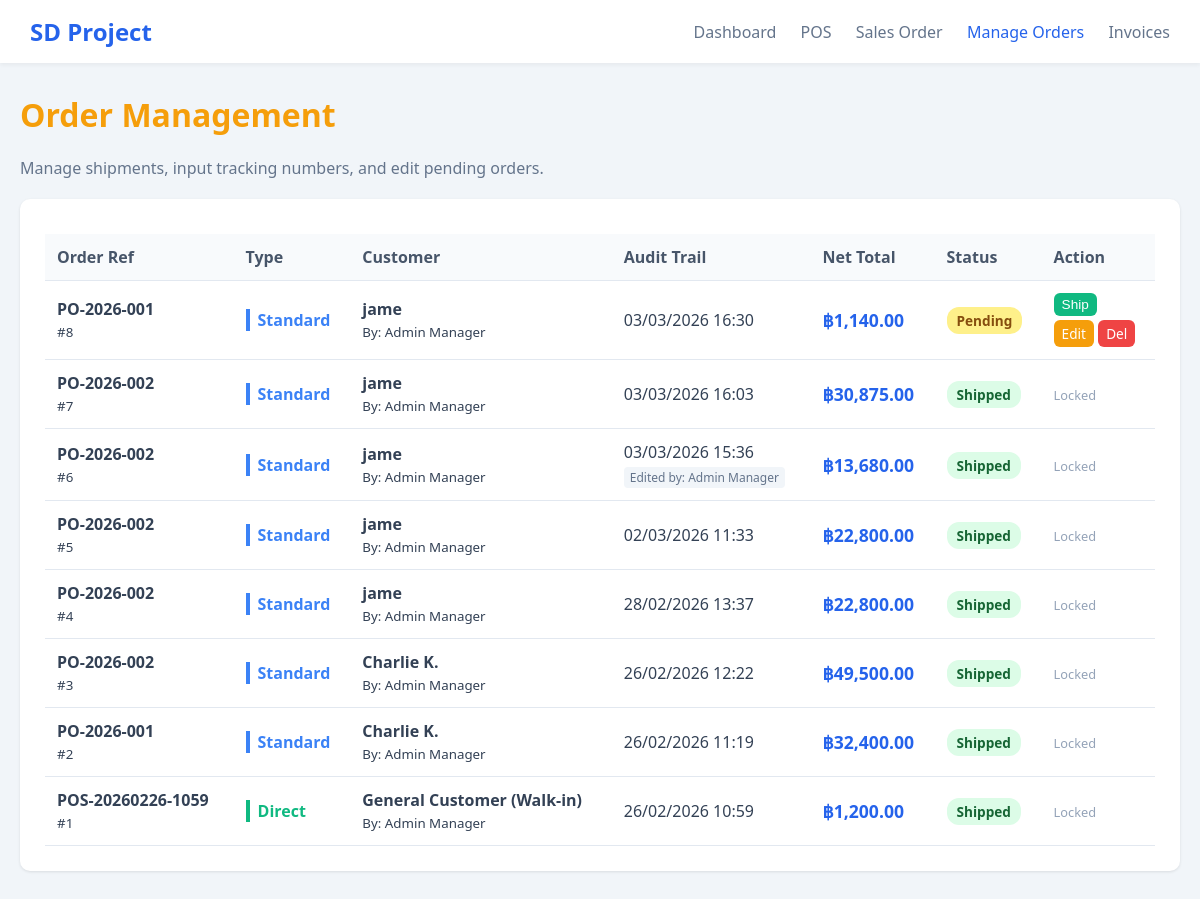
The app's page /manage_orders.php (signed in), older data.
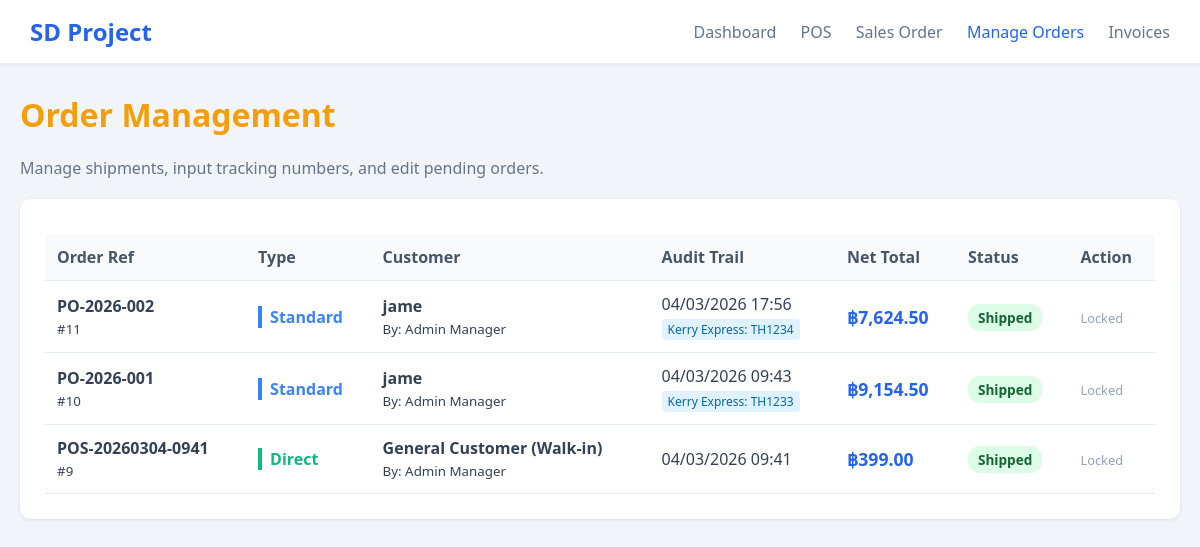
The same page, newer data.
### tables this page shows
CREATE TABLE `Orders` (
  `order_id` int NOT NULL,
  `po_ref` varchar(50) DEFAULT NULL,
  `order_type` enum('Standard','Direct') DEFAULT 'Standard',
  `customer_id` int NOT NULL,
  `employee_id` int NOT NULL,
  `order_date` datetime DEFAULT CURRENT_TIMESTAMP,
  `total_amount` decimal(10,2) DEFAULT '0.00',
  `discount_amount` decimal(10,2) DEFAULT '0.00',
  `net_total` decimal(10,2) DEFAULT '0.00',
  `status` enum('Pending','Shipped','Cancelled') DEFAULT 'Pending',
  `updated_at` datetime DEFAULT NULL ON UPDATE CURRENT_TIMESTAMP,
  `updated_by` int DEFAULT NULL,
  `is_deleted` tinyint(1) DEFAULT '0',
  `deleted_by` int DEFAULT NULL,
  `deleted_at` datetime DEFAULT NULL,
  `shipping_company` varchar(100) DEFAULT NULL,
  `tracking_number` varchar(100) DEFAULT NULL
);

CREATE TABLE `Customers` (
  `customer_id` int NOT NULL,
  `contact_name` varchar(100) NOT NULL,
  `address` text,
  `membership_level` enum('Standard','Premium') DEFAULT 'Standard',
  `is_deleted` tinyint(1) DEFAULT '0',
  `created_by` int DEFAULT NULL,
  `created_at` datetime DEFAULT CURRENT_TIMESTAMP,
  `deleted_by` int DEFAULT NULL,
  `deleted_at` datetime DEFAULT NULL
);

CREATE TABLE `Employees` (
  `employee_id` int NOT NULL,
  `employee_name` varchar(100) NOT NULL,
  `username` varchar(50) NOT NULL,
  `password` varchar(255) NOT NULL,
  `role` enum('Manager','Sales','Inventory') NOT NULL,
  `is_deleted` tinyint(1) DEFAULT '0',
  `created_at` datetime DEFAULT CURRENT_TIMESTAMP,
  `created_by` int DEFAULT NULL,
  `deleted_by` int DEFAULT NULL,
  `deleted_at` datetime DEFAULT NULL
);

### manage_orders.php (the view, shortened to what this page needs)
<?php
include 'db_connect.php';
$sql = "SELECT o.*, c.contact_name, c.address as cust_address,
               e.employee_name as creator_name, u.employee_name as updater_name
        FROM Orders o
        LEFT JOIN Customers c ON o.customer_id = c.customer_id
        LEFT JOIN Employees e ON o.employee_id = e.employee_id
        LEFT JOIN Employees u ON o.updated_by = u.employee_id
        WHERE o.is_deleted = 0 ORDER BY o.order_id DESC";
$orders = $conn->query($sql);
?>
<!DOCTYPE html>
<html lang="en">
<head>
    <link rel="stylesheet" href="style.css">
</head>
<body>
<nav class="navbar">
    <a href="index.php" class="nav-brand">SD Project</a>
    <div class="nav-menu">
        <a href="index.php">Dashboard</a>
        <a href="pos_direct_sale.php">POS</a>
        <a href="create_sale_order.php">Sales Order</a>
        <a href="manage_orders.php" class="active">Manage Orders</a>
        <a href="view_invoices.php">Invoices</a>
    </div>
</nav>
<div class="container">
    <div style="margin-bottom: 20px;">
        <h1 style="color: #f59e0b;">Order Management</h1>
        <p style="color: #64748b;">Manage shipments, input tracking numbers, and edit pending orders.</p>
    </div>
    <div class="card">
        <table>
            <thead>
                <tr>
                    <th>Order Ref</th>
                    <th>Type</th>
                    <th>Customer</th>
                    <th>Audit Trail</th>
                    <th>Net Total</th>
                    <th>Status</th>
                    <th>Action</th>
                </tr>
            </thead>
            <tbody>
                <?php while($o = $orders->fetch_assoc()): ?>
                <tr>
                    <td><strong><?php echo $o['po_ref']; ?></strong><br><small>#<?php echo $o['order_id']; ?></small></td>
                    <td><?php echo ($o['order_type'] == 'Standard') ? '<span class="type-std">Standard</span>' : '<span class="type-dir">Direct</span>'; ?></td>
                    <td><strong><?php echo $o['contact_name']; ?></strong><br><small>By: <?php echo $o['creator_name']; ?></small></td>
                    <td>
                        <?php echo date('d/m/Y H:i', strtotime($o['order_date'])); ?><br>
                        <?php if($o['updated_by']): ?>
                            <span class="audit-tag">Edited by: <?php echo $o['updater_name']; ?></span>
                        <?php endif; ?>
                        <?php if($o['tracking_number']): ?>
                            <div class="audit-tag" style="background:#e0f2fe; color:#0369a1; margin-top:4px;"><?php echo $o['shipping_company']; ?>: <?php echo $o['tracking_number']; ?></div>
                        <?php endif; ?>
                    </td>
                    <td style="font-size: 1.1em; font-weight: bold; color: #2563eb;">฿<?php echo number_format($o['net_total'], 2); ?></td>
                    <td><?php echo ($o['status'] == 'Pending') ? '<span class="badge-pending">Pending</span>' : '<span class="badge-shipped">Shipped</span>'; ?></td>
                    <td>
                        <?php if($o['status'] == 'Pending'): ?>
                            <button type="button" class="btn btn-success" style="padding: 4px 8px; font-size: 0.85em; display:block; margin-bottom: 4px;"
                                    data-address="<?php echo htmlspecialchars($o['cust_address']); ?>"
                                    onclick="openShipModal(this, <?php echo $o['order_id']; ?>, '<?php echo $o['po_ref']; ?>')">
                                Ship
                            </button>
                            <a href="edit_sale_order.php?id=<?php echo $o['order_id']; ?>" class="btn btn-warning" style="padding: 4px 8px; font-size: 0.85em;">Edit</a>
                            <a href="?delete_id=<?php echo $o['order_id']; ?>" class="btn btn-danger" style="padding: 4px 8px; font-size: 0.85em;" onclick="return confirm('Move to trash?')">Del</a>
                        <?php else: ?>
                            <span style="color: #94a3b8; font-size: 0.8em;">Locked</span>
                        <?php endif; ?>
                    </td>
                </tr>
                <?php endwhile; ?>
            </tbody>
        </table>
    </div>
</div>
</body>
</html>

### style.css (style rules this page uses)
body { font-family: 'Segoe UI', Tahoma, Geneva, Verdana, sans-serif; background-color: #f1f5f9; margin: 0; padding: 0; color: #334155; }
a { text-decoration: none; }
.navbar { background: #fff; padding: 15px 30px; box-shadow: 0 2px 4px rgba(0,0,0,0.05); display: flex; justify-content: space-between; align-items: center; }
.nav-brand { font-size: 1.5rem; font-weight: bold; color: #2563eb; }
.nav-menu a { margin-left: 20px; color: #64748b; font-weight: 500; }
.nav-menu a.active { color: #2563eb; }
.container { max-width: 1200px; margin: 30px auto; padding: 0 20px; }
.card { background: #fff; padding: 25px; border-radius: 10px; box-shadow: 0 1px 3px rgba(0,0,0,0.1); transition: transform 0.2s; }
table { width: 100%; border-collapse: collapse; margin-top: 10px; }
th, td { padding: 12px; text-align: left; border-bottom: 1px solid #e2e8f0; }
th { background-color: #f8fafc; color: #475569; }
.btn { display: inline-block; padding: 8px 16px; border-radius: 6px; color: #fff; border: none; cursor: pointer; font-size: 0.9rem; }
.btn-success { background: #10b981; }
.btn-warning { background: #f59e0b; }
.btn-danger { background: #ef4444; }

### manage_orders.php (style rules this page uses)
.badge-shipped { background: #dcfce7; color: #166534; padding: 4px 10px; border-radius: 12px; font-weight: bold; font-size: 0.85em; }
.type-std { border-left: 4px solid #3b82f6; padding-left: 8px; color: #3b82f6; font-weight: bold; }
.type-dir { border-left: 4px solid #10b981; padding-left: 8px; color: #10b981; font-weight: bold; }
.audit-tag { font-size: 0.75em; color: #64748b; background: #f1f5f9; padding: 2px 6px; border-radius: 4px; display: inline-block; margin-top: 4px; }
.badge-pending { background: #fef08a; color: #854d0e; padding: 4px 10px; border-radius: 12px; font-weight: bold; font-size: 0.85em; }

Row changes from the older to the newer data that the page shows:
removed orders: po_ref "PO-2026-001", order_id "8", order_type "Standard", customer.contact_name "jame", employee.employee_name "Admin Manager", order_date "03/03/2026 16:30", net_total "1,140.00", status "Pending"
removed orders: po_ref "PO-2026-002", order_id "7", order_type "Standard", customer.contact_name "jame", employee.employee_name "Admin Manager", order_date "03/03/2026 16:03", net_total "30,875.00", status "Shipped"
removed orders: po_ref "PO-2026-002", order_id "6", order_type "Standard", customer.contact_name "jame", employee.employee_name "Admin Manager", order_date "03/03/2026 15:36", net_total "13,680.00", status "Shipped"
removed orders: po_ref "PO-2026-002", order_id "5", order_type "Standard", customer.contact_name "jame", employee.employee_name "Admin Manager", order_date "02/03/2026 11:33", net_total "22,800.00", status "Shipped"
removed orders: po_ref "PO-2026-002", order_id "4", order_type "Standard", customer.contact_name "jame", employee.employee_name "Admin Manager", order_date "28/02/2026 13:37", net_total "22,800.00", status "Shipped"
removed orders: po_ref "PO-2026-002", order_id "3", order_type "Standard", customer.contact_name "Charlie K.", employee.employee_name "Admin Manager", order_date "26/02/2026 12:22", net_total "49,500.00", status "Shipped"
removed orders: po_ref "PO-2026-001", order_id "2", order_type "Standard", customer.contact_name "Charlie K.", employee.employee_name "Admin Manager", order_date "26/02/2026 11:19", net_total "32,400.00", status "Shipped"
removed orders: po_ref "POS-20260226-1059", order_id "1", order_type "Direct", customer.contact_name "General Customer (Walk-in)", employee.employee_name "Admin Manager", order_date "26/02/2026 10:59", net_total "1,200.00", status "Shipped"
added orders: po_ref "PO-2026-002", order_id "11", order_type "Standard", customer.contact_name "jame", employee.employee_name "Admin Manager", order_date "04/03/2026 17:56", shipping_company "Kerry Express", tracking_number "TH1234", net_total "7,624.50", status "Shipped"
added orders: po_ref "PO-2026-001", order_id "10", order_type "Standard", customer.contact_name "jame", employee.employee_name "Admin Manager", order_date "04/03/2026 09:43", shipping_company "Kerry Express", tracking_number "TH1233", net_total "9,154.50", status "Shipped"
added orders: po_ref "POS-20260304-0941", order_id "9", order_type "Direct", customer.contact_name "General Customer (Walk-in)", employee.employee_name "Admin Manager", order_date "04/03/2026 09:41", net_total "399.00", status "Shipped"
